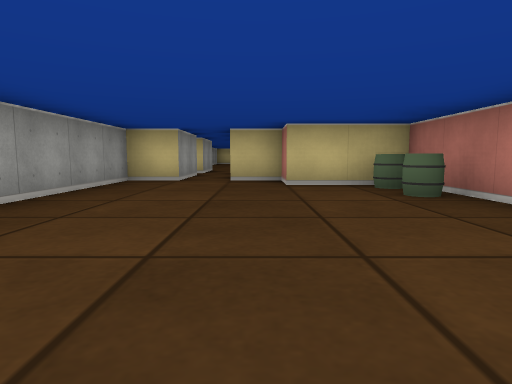
View 1 (above)

12 first-person views from a walk through a cub3D ray-caster map. The camera is about half as high as the walls, tilts 6° down and sees 75° across. The floor is counted in squares. Each view is taken from the middle of a square. On the plan, view 1 faces up. The plan holds only what a view shows up to about 9 squares ahead; the rest is blank.

View 2
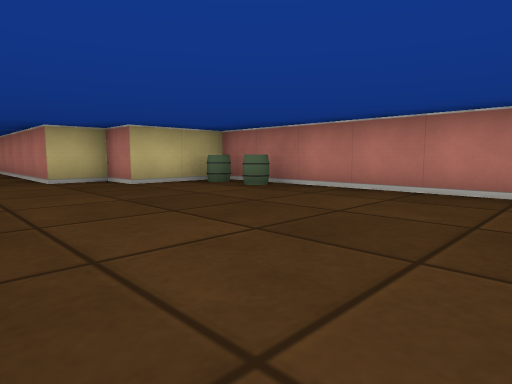

View 3
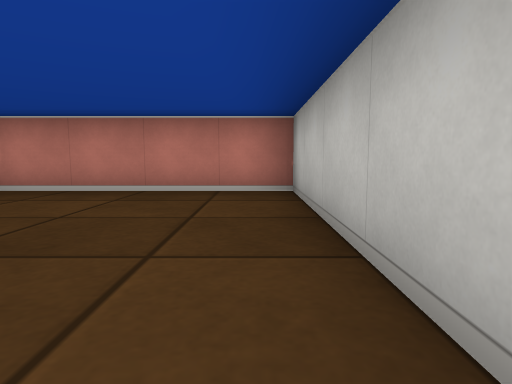

View 4
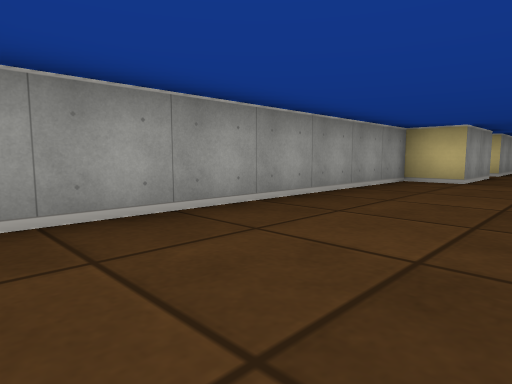

View 5
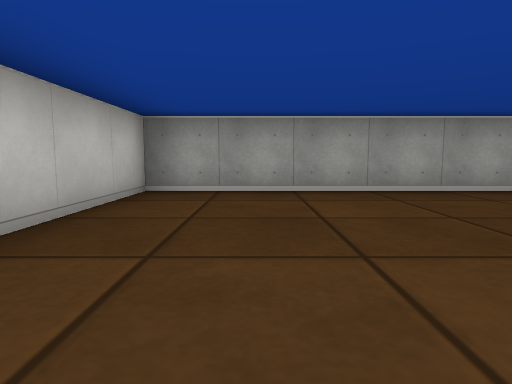

View 6
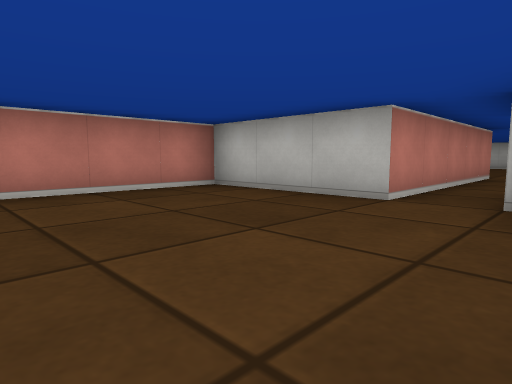

View 7
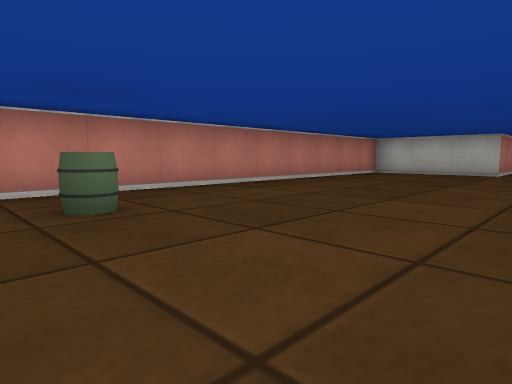

View 8
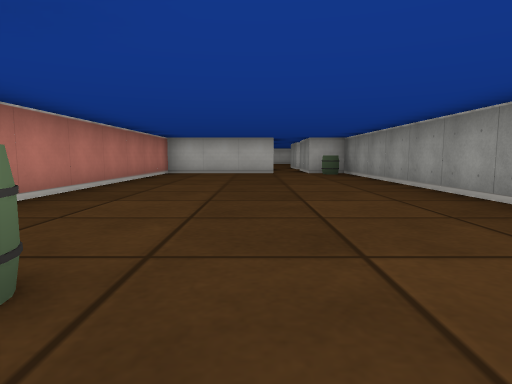

View 9
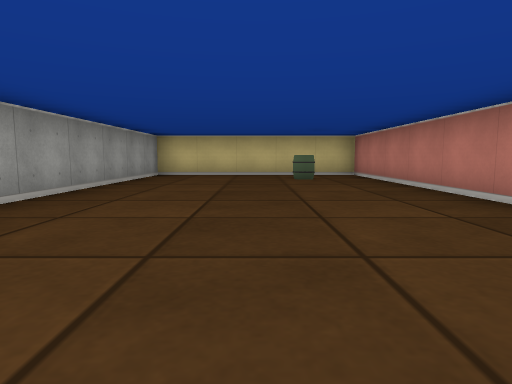

View 10
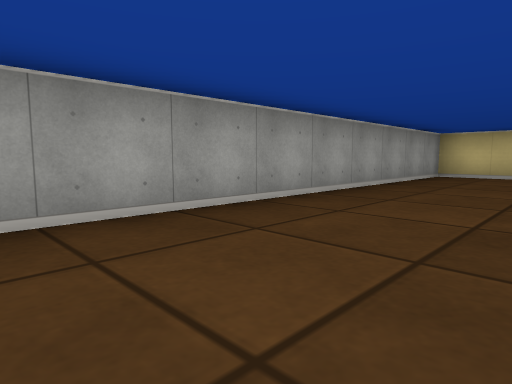

View 11
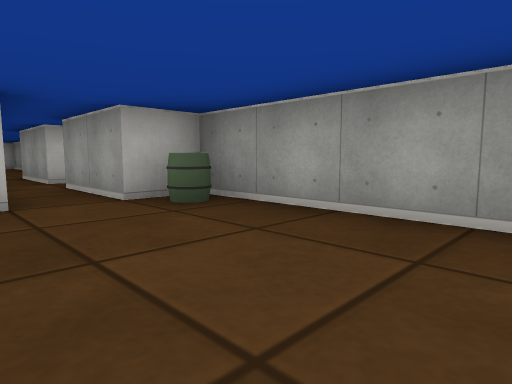

View 12
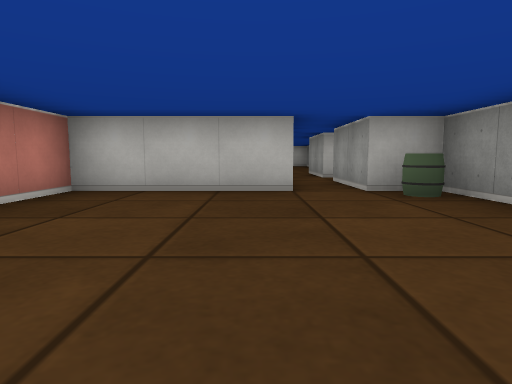

### Floor plan
Points are (right, up) in squares from view 1. A wall is a line through its corners. A room is listed if a view was taken in it or the views show most of it. See-through windows are left out.
Room 1 (views 1, 2, 3, 4, 5)
walls: (-1.5, 6.5) (-2.5, 6.5) (-2.5, -0.5) (2.5, -0.5) (2.5, 5.5) (0.5, 5.5) (0.5, 6.5) (-0.5, 6.5)
ways out: opening at (-1, 6)
objects: barrel (2, 4); barrel (2, 5)
Room 2 (views 6, 7, 8, 9, 10, 11, 12)
walls: (-0.5, 9.5) (-0.5, 11.5) (2.5, 11.5) (2.5, 21.5) (-2.5, 21.5) (-2.5, 11.5) (-1.5, 11.5) (-1.5, 9.5)
ways out: opening at (-1, 10)
objects: barrel (-2, 12); barrel (1, 20)

Positions as (right, up) in squares from view 1, and headings:
1: (0, 0), facing up
2: (-2, 0), facing up-right
3: (-2, 0), facing right
4: (0, 0), facing up-left
5: (2, 1), facing left
6: (-2, 15), facing down-right
7: (-2, 21), facing down-right
8: (0, 21), facing down
9: (0, 13), facing up
10: (0, 13), facing up-left
11: (0, 15), facing down-left
12: (0, 16), facing down
